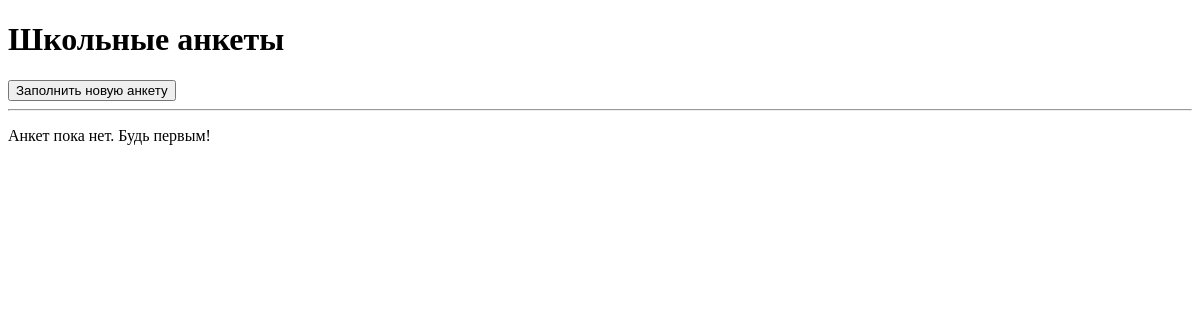
Before: /anketa/ with the older database file.
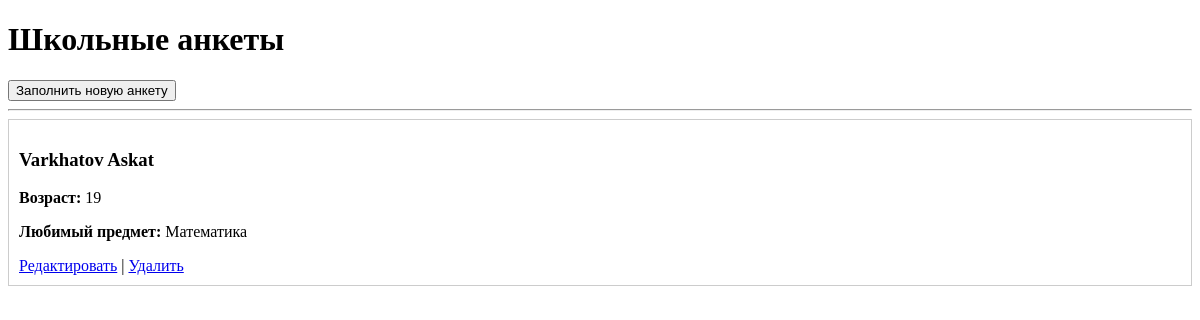
After: the same page with the newer database file.
### questionnaire/models.py (models this page shows, shortened)
class Questionnaire(models.Model):
    full_name = models.CharField(max_length=100, verbose_name="ФИО")
    favorite_subject = models.CharField(max_length=50, verbose_name="Любимый предмет")
    age = models.PositiveIntegerField(verbose_name="Возраст")
    likes_school = models.BooleanField(default=True, verbose_name="Любишь школу?")
    created_at = models.DateField(auto_now_add=True, verbose_name="Дата заполнения")
    email = models.EmailField(verbose_name="Электронная почта")
    bio = models.TextField(verbose_name="О себе")
    gpa = models.FloatField(verbose_name="Средний балл")
    avatar = models.ImageField(upload_to='avatars/', verbose_name="Твое фото")
    certificate = models.FileField(upload_to='certificates/', verbose_name="Твой документ")
    views = models.PositiveIntegerField(default=0, verbose_name="Просмотры")

### questionnaire/views.py (the view)
# urls.py: path('', views.q_list, name='q_list'),
def q_list(request):
    anketas = Questionnaire.objects.all()
    return render(request, 'questionnaire/q_list.html', {'anketas': anketas})

### questionnaire/templates/questionnaire/q_list.html (shortened to what this page needs)
<!DOCTYPE html>
<html>
<head>
</head>
<body>
    <h1>Школьные анкеты</h1>
    <a href="{% url 'q_create' %}"><button>Заполнить новую анкету</button></a>
    <hr>
    {% for a in anketas %}
    <div style="border: 1px solid #ccc; padding: 10px; margin-bottom: 10px;">
        <h3>{{ a.full_name }}</h3>
        <p><b>Возраст:</b> {{ a.age }}</p>
        <p><b>Любимый предмет:</b> {{ a.favorite_subject }}</p>
        <a href="{% url 'q_update' a.pk %}">Редактировать</a> |
        <a href="{% url 'q_delete' a.pk %}">Удалить</a>
    </div>
    {% empty %}
        <p>Анкет пока нет. Будь первым!</p>
    {% endfor %}
</body>
</html>

Changed rows visible on the page:
added Questionnaire: full_name "Varkhatov Askat", age "19", favorite_subject "Математика"
Other visible differences:
text no longer shown: "Анкет пока нет. Будь первым!"
